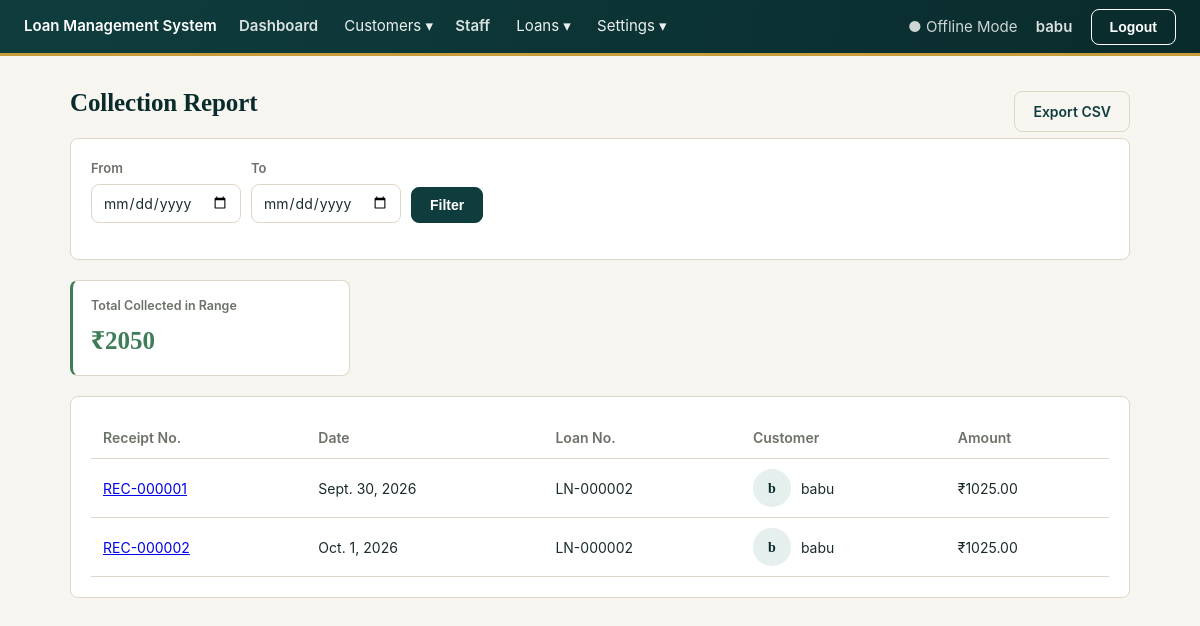
Page /reports/collections/ (signed in) on the committed database.
### core/models.py (models this page shows, shortened)
class SystemSetting(models.Model):
    key = models.CharField(max_length=100, unique=True)
    value = models.TextField(blank=True)

### accounts/models.py (models this page shows, shortened)
class AdminUser(AbstractUser):
    full_name = models.CharField(max_length=150, blank=True)
    session_timeout_minutes = models.PositiveIntegerField(
        default=30,
        help_text="Auto-logout after this many minutes of inactivity.",
    )

### payments/models.py (models this page shows, shortened)
class Payment(models.Model):
    PAYMENT_MODE_CASH = "cash"
    PAYMENT_MODE_ONLINE = "online"
    PAYMENT_MODE_CHOICES = [
        (PAYMENT_MODE_CASH, "Cash"),
        (PAYMENT_MODE_ONLINE, "Online"),
    ]
    """One receipt. amount_paid is whatever is CURRENTLY correct — if
    edited, previous_amount/edited_at record what it was before, per your
    choice to keep the prior value visible rather than a full history."""
    receipt_number = models.CharField(max_length=20, unique=True, editable=False)
    loan = models.ForeignKey(Loan, on_delete=models.PROTECT, related_name="payments")
    payment_date = models.DateField()
    payment_mode = models.CharField(
        max_length=10,
        choices=PAYMENT_MODE_CHOICES,
        default=PAYMENT_MODE_CASH,
    )
    transaction_id = models.CharField(max_length=100, blank=True)
    amount_paid = models.DecimalField(max_digits=12, decimal_places=2)
    previous_amount = models.DecimalField(max_digits=12, decimal_places=2, null=True, blank=True)
    edited_at = models.DateTimeField(null=True, blank=True)
    unallocated_amount = models.DecimalField(
        max_digits=12, decimal_places=2, default=Decimal("0"),
        help_text="Left over if this payment exceeds everything currently owed on the loan.",
    )
    remarks = models.TextField(blank=True)
    created_at = models.DateTimeField(auto_now_add=True)
    class Meta:
        ordering = ["-payment_date", "-created_at"]

### loans/models.py (models this page shows, shortened)
class Loan(models.Model):
    FREQUENCY_DAILY = "daily"
    FREQUENCY_WEEKLY = "weekly"
    FREQUENCY_BIWEEKLY = "biweekly"
    FREQUENCY_MONTHLY = "monthly"
    FREQUENCY_CUSTOM = "custom"
    FREQUENCY_CHOICES = [
        (FREQUENCY_DAILY, "Daily"),
        (FREQUENCY_WEEKLY, "Weekly"),
        (FREQUENCY_BIWEEKLY, "Biweekly"),
        (FREQUENCY_MONTHLY, "Monthly"),
        (FREQUENCY_CUSTOM, "Custom interval"),
    ]
    STATUS_ACTIVE = "active"
    STATUS_COMPLETED = "completed"
    STATUS_CLOSED = "closed"
    STATUS_CANCELLED = "cancelled"
    STATUS_CHOICES = [
        (STATUS_ACTIVE, "Active"),
        (STATUS_COMPLETED, "Completed"),
        (STATUS_CLOSED, "Closed"),
        (STATUS_CANCELLED, "Cancelled"),
    ]
    loan_number = models.CharField(max_length=20, unique=True, editable=False)
    customer = models.ForeignKey(
        "customers.Customer", on_delete=models.PROTECT, related_name="loans"
    )
    assigned_staff = models.ForeignKey(
        "staff.Staff", on_delete=models.SET_NULL, null=True, blank=True, related_name="loans",
        help_text="Staff member responsible for collecting this loan.",
    )
    loan_group = models.ForeignKey(
        LoanGroup, on_delete=models.SET_NULL, null=True, blank=True, related_name="loans"
    )
    loan_type = models.ForeignKey(LoanType, on_delete=models.PROTECT)
    interest_type = models.ForeignKey(InterestType, on_delete=models.PROTECT)
    principal_amount = models.DecimalField(max_digits=12, decimal_places=2)
    interest_rate = models.DecimalField(
        max_digits=5, decimal_places=2, help_text="Annual interest rate, %."
    )
    start_date = models.DateField()
    repayment_frequency = models.CharField(max_length=10, choices=FREQUENCY_CHOICES)
    custom_interval_days = models.PositiveIntegerField(
        null=True, blank=True,
        help_text="Only used when Repayment Frequency = Custom interval.",
    )
    number_of_installments = models.PositiveIntegerField()
    first_due_date = models.DateField()
    purpose = models.CharField(max_length=255, blank=True)
    remarks = models.TextField(blank=True)
    status = models.CharField(max_length=10, choices=STATUS_CHOICES, default=STATUS_ACTIVE)
    total_interest = models.DecimalField(max_digits=12, decimal_places=2, editable=False)
    total_payable = models.DecimalField(max_digits=12, decimal_places=2, editable=False)
    created_at = models.DateTimeField(auto_now_add=True)
    closing_date = models.DateField(null=True, blank=True)
    closing_remarks = models.TextField(blank=True)
    class Meta:
        ordering = ["-created_at"]

### customers/models.py (models this page shows, shortened)
class Customer(models.Model):
    GENDER_MALE = "male"
    GENDER_FEMALE = "female"
    GENDER_OTHER = "other"
    GENDER_CHOICES = [
        (GENDER_MALE, "Male"),
        (GENDER_FEMALE, "Female"),
        (GENDER_OTHER, "Other"),
    ]
    MARITAL_SINGLE = "single"
    MARITAL_MARRIED = "married"
    MARITAL_OTHER = "other"
    MARITAL_CHOICES = [
        (MARITAL_SINGLE, "Single"),
        (MARITAL_MARRIED, "Married"),
        (MARITAL_OTHER, "Other"),
    ]
    STATUS_ACTIVE = "active"
    STATUS_INACTIVE = "inactive"
    STATUS_CHOICES = [
        (STATUS_ACTIVE, "Active"),
        (STATUS_INACTIVE, "Inactive"),
    ]
    customer_id = models.CharField(max_length=20, unique=True, editable=False)
    full_name = models.CharField(max_length=150)
    date_of_birth = models.DateField()
    gender = models.CharField(max_length=10, choices=GENDER_CHOICES)
    mobile = models.CharField(max_length=10, validators=[mobile_validator], unique=True)
    alternate_mobile = models.CharField(
        max_length=10, validators=[mobile_validator], blank=True
    )
    email = models.EmailField(blank=True)
    photo = models.ImageField(upload_to="customers/photos/", blank=True, null=True)
    marital_status = models.CharField(max_length=10, choices=MARITAL_CHOICES)
    occupation = models.CharField(max_length=100)
    monthly_income = models.DecimalField(max_digits=12, decimal_places=2)
    father_husband_name = models.CharField(max_length=150)
    permanent_door_no = models.CharField(max_length=50)
    permanent_street = models.CharField(max_length=150)
    permanent_area = models.CharField(max_length=150)
    permanent_village_town = models.CharField(max_length=150)
    permanent_city = models.CharField(max_length=100)
    permanent_district = models.CharField(max_length=100)
    permanent_state = models.CharField(max_length=100)
    permanent_pincode = models.CharField(max_length=6, validators=[pincode_validator])
    same_as_permanent_address = models.BooleanField(default=True)
    current_door_no = models.CharField(max_length=50, blank=True)
    current_street = models.CharField(max_length=150, blank=True)
    current_area = models.CharField(max_length=150, blank=True)
    current_village_town = models.CharField(max_length=150, blank=True)
    current_city = models.CharField(max_length=100, blank=True)
    current_district = models.CharField(max_length=100, blank=True)
    current_state = models.CharField(max_length=100, blank=True)
    current_pincode = models.CharField(max_length=6, blank=True)
    status = models.CharField(max_length=10, choices=STATUS_CHOICES, default=STATUS_ACTIVE)
    default_staff = models.ForeignKey(
        "staff.Staff", on_delete=models.SET_NULL, null=True, blank=True,
        related_name="default_customers",
        help_text="Optional staff member to use as the default when this customer gets a new loan.",
    )
    created_at = models.DateTimeField(auto_now_add=True)
    updated_at = models.DateTimeField(auto_now=True)
    class Meta:
        ordering = ["-created_at"]

### reports/views.py (the view)
# urls.py: path("collections/", views.collection_report, name="collections"),
@login_required
def collection_report(request):
    form, payments = _collection_queryset(request)
    total = _decimal_sum(payments, "amount_paid")
    return render(
        request,
        "reports/collection_report.html",
        {"form": form, "payments": payments, "total": total},
    )

### reports/forms.py
class DateRangeForm(forms.Form):
    date_from = forms.DateField(required=False, widget=forms.DateInput(attrs={"type": "date"}))
    date_to = forms.DateField(required=False, widget=forms.DateInput(attrs={"type": "date"}))

### core/context_processors.py (called while the page is built)
def system_settings(request):
    return {"company_name": get_setting("company_name")}

### core/models.py (called while the page is built)
def get_setting(key, default=None):
    try:
        return SystemSetting.objects.get(key=key).value
    except SystemSetting.DoesNotExist:
        return DEFAULTS.get(key, default)

### reports/views.py (called while the page is built)
def _decimal_sum(queryset, expression, field_name="total"):
    result = queryset.aggregate(**{field_name: Sum(expression)})[field_name]
    return result or 0

def _collection_queryset(request):
    form = DateRangeForm(request.GET or None)
    payments = Payment.objects.select_related("loan", "loan__customer").order_by("payment_date")
    if form.is_valid():
        if form.cleaned_data.get("date_from"):
            payments = payments.filter(payment_date__gte=form.cleaned_data["date_from"])
        if form.cleaned_data.get("date_to"):
            payments = payments.filter(payment_date__lte=form.cleaned_data["date_to"])
    return form, payments

### reports/templates/reports/collection_report.html (shortened to what this page needs)
{% extends "base.html" %}
{% block content %}
<div style="display:flex;justify-content:space-between;align-items:center;">
  <h1>Collection Report</h1>
  <a href="{% url 'reports:collections_csv' %}?{{ request.GET.urlencode }}" class="btn secondary">Export CSV</a>
</div>
<form method="get" class="card">
  <div class="search-bar">
    <div class="form-group"><label>From</label>{{ form.date_from }}</div>
    <div class="form-group"><label>To</label>{{ form.date_to }}</div>
    <div class="form-group" style="align-self:flex-end;"><button class="btn">Filter</button></div>
  </div>
</form>
<div class="stat-row animated" style="grid-template-columns:1fr;max-width:280px;">
  <div class="stat-card success">
    <div class="stat-label">Total Collected in Range</div>
    <div class="stat-value">₹{{ total }}</div>
  </div>
</div>
<div class="card">
  <table>
    <thead><tr><th>Receipt No.</th><th>Date</th><th>Loan No.</th><th>Customer</th><th>Amount</th></tr></thead>
    <tbody>
      {% for payment in payments %}
        <tr>
          <td><a href="{% url 'payments:detail' payment.pk %}">{{ payment.receipt_number }}</a></td>
          <td>{{ payment.payment_date }}</td>
          <td>{{ payment.loan.loan_number }}</td>
          <td>
            <div class="name-cell">
              <div class="avatar">{{ payment.loan.customer.full_name|slice:":1" }}</div>
              {{ payment.loan.customer.full_name }}
            </div>
          </td>
          <td>₹{{ payment.amount_paid }}</td>
        </tr>
      {% endfor %}
    </tbody>
  </table>
</div>
{% endblock %}

### templates/base.html (shortened to what this page needs)
{% load static %}
<!DOCTYPE html>
<html lang="en">
<head>
  <link rel="stylesheet" href="{% static 'css/app.css' %}">
</head>
<body>
  <div class="topbar">
    <div>
      <a href="{% url 'customers:list' %}">{{ company_name|default:"Loan Management System" }}</a>
      <a href="{% url 'reports:dashboard' %}" style="margin-left:18px;opacity:.85;">Dashboard</a>
      <div class="nav-dropdown">
        <span class="nav-dropdown-toggle">Customers ▾</span>
      </div>
      <a href="{% url 'staff:list' %}" style="margin-left:18px;opacity:.85;;">Staff</a>
      <div class="nav-dropdown">
        <span class="nav-dropdown-toggle">Loans ▾</span>
      </div>
      <div class="nav-dropdown">
        <span class="nav-dropdown-toggle">Settings ▾</span>
      </div>
    </div>
    <div>
      <span style="margin-right:14px; opacity:.8;">● Offline Mode</span>
      {% if user.is_authenticated %}
        <a href="{% url 'accounts:profile' %}" style="color:#fff;opacity:.85;margin-right:14px;">{{ user.full_name|default:user.username }}</a>
        <form method="post" action="{% url 'accounts:logout' %}" style="display:inline">
          <button type="submit" class="btn secondary" style="color:#fff;border-color:#fff;">Logout</button>
        </form>
      {% endif %}
    </div>
  </div>
  <div class="container">
    {% block content %}{% endblock %}
  </div>
</body>
</html>

### static/css/app.css (style rules this page uses)
:root { --color-bg: #f7f5f0; --color-surface: #ffffff; --color-border: #ded7c7; --color-ink: #1b2b2b; --color-muted: #6b7268; --color-primary: #0f3d3e; --color-primary-dark: #0a2b2c; --color-primary-light: #e4efee; --color-accent: #c89b3c; --color-accent-dark: #a57f2c; --color-success: #3f7d58; --color-success-bg: #e7f2ec; --color-danger: #a6402f; --color-danger-bg: #f7e9e6; --color-warning: #b8862f; --color-warning-bg: #f6eedb; --radius: 8px; --radius-lg: 12px; --font: -apple-system, "Segoe UI", Roboto, "Helvetica Neue", Arial, sans-serif; --font-display: Georgia, "Times New Roman", "Noto Serif", serif; }
* { box-sizing: border-box; }
body { margin: 0; font-family: var(--font); background: var(--color-bg); color: var(--color-ink); font-size: 15px; line-height: 1.5; }
h1, h2, h3 { font-family: var(--font-display); font-weight: 700; letter-spacing: -0.005em; margin-top: 0; color: var(--color-primary-dark); }
h1 { font-size: 25px; }
.topbar { background: linear-gradient(100deg, var(--color-primary) 0%, var(--color-primary-dark) 100%); color: #fff; padding: 0 24px; display: flex; justify-content: space-between; align-items: center; border-bottom: 3px solid var(--color-accent); min-height: 56px; }
.topbar a { color: #fff; text-decoration: none; font-weight: 600; }
.container { max-width: 1100px; margin: 28px auto; padding: 0 20px; }
.card { background: var(--color-surface); border: 1px solid var(--color-border); border-radius: var(--radius); padding: 20px; margin-bottom: 20px; transition: box-shadow 0.2s ease, transform 0.2s ease; }
.stat-card, .clickable-card { transition: box-shadow 0.2s ease, transform 0.2s ease, border-color 0.2s ease; }
table { width: 100%; border-collapse: collapse; }
th, td { text-align: left; padding: 10px 12px; border-bottom: 1px solid var(--color-border); font-size: 14px; }
th { color: var(--color-muted); font-weight: 600; }
tbody tr { transition: background 0.15s ease; }
.btn { display: inline-block; padding: 9px 18px; border-radius: var(--radius); border: 1px solid var(--color-primary); background: var(--color-primary); color: #fff; text-decoration: none; font-size: 14px; font-weight: 600; cursor: pointer; transition: background 0.15s ease, transform 0.15s ease, box-shadow 0.15s ease; }
.btn.secondary { background: transparent; color: var(--color-primary); border-color: var(--color-border); }
.form-group { display: flex; flex-direction: column; gap: 5px; }
.form-group label { font-size: 13px; font-weight: 600; color: var(--color-muted); }
input, select, textarea { padding: 9px 11px; border: 1px solid var(--color-border); border-radius: var(--radius); font-size: 14px; font-family: inherit; background: var(--color-surface); color: var(--color-ink); transition: border-color 0.15s ease, box-shadow 0.15s ease; }
.search-bar { display: flex; gap: 10px; margin-bottom: 16px; flex-wrap: wrap; }
.nav-dropdown { position: relative; display: inline-block; margin-left: 22px; }
.nav-dropdown-toggle { cursor: pointer; opacity: .92; color: #fff; font-size: inherit; user-select: none; }
.avatar { width: 38px; height: 38px; border-radius: 50%; background: var(--color-primary-light); color: var(--color-primary-dark); display: flex; align-items: center; justify-content: center; font-weight: 700; font-size: 14px; flex-shrink: 0; font-family: var(--font-display); }
.name-cell { display: flex; align-items: center; gap: 10px; }
.stat-row { display: grid; grid-template-columns: repeat(4, 1fr); gap: 14px; margin-bottom: 20px; }
.stat-card { background: var(--color-surface); border: 1px solid var(--color-border); border-radius: var(--radius); padding: 16px 18px; }
.stat-card .stat-label { font-size: 12.5px; color: var(--color-muted); font-weight: 600; margin-bottom: 6px; }
.stat-card .stat-value { font-family: var(--font-display); font-size: 25px; font-weight: 700; color: var(--color-primary-dark); }
.stat-card.success .stat-value { color: var(--color-success); }
.stat-card.success { border-left: 3px solid var(--color-success); }
.stat-row.animated .stat-card { opacity: 0; animation: statFadeUp 0.5s ease-out forwards; }
.stat-row.animated .stat-card:nth-child(1) { animation-delay: 0.02s; }

### rows in the picture
SystemSetting: value "Loan Management System"
AdminUser: full_name "babu"
Payment: receipt_number "REC-000001", payment_date "Sept. 30, 2026", loan.loan_number "LN-000002", loan.customer.full_name "b", loan.customer.full_name "babu", amount_paid "1025.00"
Payment: receipt_number "REC-000002", payment_date "Oct. 1, 2026", loan.loan_number "LN-000002", loan.customer.full_name "b", loan.customer.full_name "babu", amount_paid "1025.00"

### other values in the picture
{{ total }} "2050"
